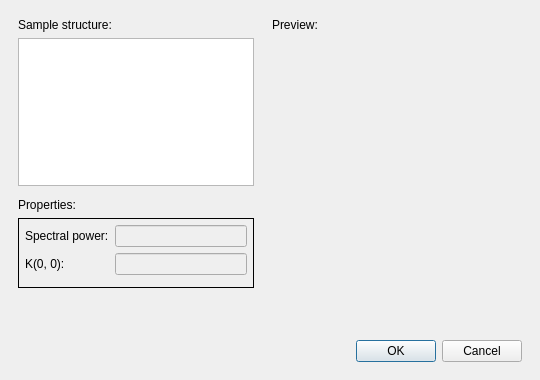
<?xml version="1.0" encoding="UTF-8"?>
<ui version="4.0">
 <class>Dialog</class>
 <widget class="QDialog" name="Dialog">
  <property name="geometry">
   <rect>
    <x>0</x>
    <y>0</y>
    <width>540</width>
    <height>380</height>
   </rect>
  </property>
  <property name="minimumSize">
   <size>
    <width>540</width>
    <height>380</height>
   </size>
  </property>
  <property name="maximumSize">
   <size>
    <width>540</width>
    <height>380</height>
   </size>
  </property>
  <property name="windowTitle">
   <string>Load Sample Structure</string>
  </property>
  <property name="modal">
   <bool>true</bool>
  </property>
  <layout class="QVBoxLayout" name="verticalLayout" stretch="1,0,0">
   <property name="spacing">
    <number>24</number>
   </property>
   <property name="leftMargin">
    <number>18</number>
   </property>
   <property name="topMargin">
    <number>18</number>
   </property>
   <property name="rightMargin">
    <number>18</number>
   </property>
   <property name="bottomMargin">
    <number>18</number>
   </property>
   <item>
    <widget class="QWidget" name="widget" native="true">
     <property name="sizePolicy">
      <sizepolicy hsizetype="Preferred" vsizetype="Maximum">
       <horstretch>0</horstretch>
       <verstretch>0</verstretch>
      </sizepolicy>
     </property>
     <layout class="QGridLayout" name="gridLayout_2">
      <property name="leftMargin">
       <number>0</number>
      </property>
      <property name="topMargin">
       <number>0</number>
      </property>
      <property name="rightMargin">
       <number>0</number>
      </property>
      <property name="bottomMargin">
       <number>0</number>
      </property>
      <item row="0" column="0">
       <layout class="QHBoxLayout" name="horizontalLayout" stretch="0,0">
        <property name="spacing">
         <number>18</number>
        </property>
        <item>
         <layout class="QVBoxLayout" name="verticalLayout_2" stretch="1,0">
          <property name="spacing">
           <number>12</number>
          </property>
          <item>
           <layout class="QVBoxLayout" name="verticalLayout_6">
            <property name="spacing">
             <number>6</number>
            </property>
            <item>
             <widget class="QLabel" name="lblType">
              <property name="text">
               <string>Sample structure:</string>
              </property>
             </widget>
            </item>
            <item>
             <widget class="QListWidget" name="listSample"/>
            </item>
           </layout>
          </item>
          <item>
           <layout class="QVBoxLayout" name="verticalLayout_5">
            <property name="spacing">
             <number>6</number>
            </property>
            <item>
             <layout class="QVBoxLayout" name="verticalLayout_4" stretch="0,0">
              <property name="spacing">
               <number>6</number>
              </property>
              <item>
               <widget class="QLabel" name="lblProperties">
                <property name="text">
                 <string>Properties:</string>
                </property>
               </widget>
              </item>
              <item>
               <widget class="QScrollArea" name="scrollArea">
                <property name="focusPolicy">
                 <enum>Qt::NoFocus</enum>
                </property>
                <property name="frameShape">
                 <enum>QFrame::Box</enum>
                </property>
                <property name="frameShadow">
                 <enum>QFrame::Plain</enum>
                </property>
                <property name="widgetResizable">
                 <bool>true</bool>
                </property>
                <widget class="QWidget" name="scrollAreaWidgetContents">
                 <property name="geometry">
                  <rect>
                   <x>0</x>
                   <y>0</y>
                   <width>224</width>
                   <height>69</height>
                  </rect>
                 </property>
                 <layout class="QGridLayout" name="gridLayout">
                  <property name="leftMargin">
                   <number>6</number>
                  </property>
                  <property name="topMargin">
                   <number>6</number>
                  </property>
                  <property name="rightMargin">
                   <number>6</number>
                  </property>
                  <property name="bottomMargin">
                   <number>6</number>
                  </property>
                  <item row="0" column="0">
                   <layout class="QFormLayout" name="frmProperties">
                    <item row="0" column="0">
                     <widget class="QLabel" name="lblSpectralPower">
                      <property name="text">
                       <string>Spectral power:</string>
                      </property>
                     </widget>
                    </item>
                    <item row="0" column="1">
                     <widget class="FreeFloatBox" name="editSpectralPower">
                      <property name="enabled">
                       <bool>false</bool>
                      </property>
                      <property name="focusPolicy">
                       <enum>Qt::NoFocus</enum>
                      </property>
                      <property name="readOnly">
                       <bool>true</bool>
                      </property>
                     </widget>
                    </item>
                    <item row="1" column="0">
                     <widget class="QLabel" name="lblKOrigin">
                      <property name="text">
                       <string>K(0, 0):</string>
                      </property>
                     </widget>
                    </item>
                    <item row="1" column="1">
                     <widget class="FreeFloatBox" name="editKOrigin">
                      <property name="enabled">
                       <bool>false</bool>
                      </property>
                      <property name="focusPolicy">
                       <enum>Qt::NoFocus</enum>
                      </property>
                      <property name="readOnly">
                       <bool>true</bool>
                      </property>
                     </widget>
                    </item>
                   </layout>
                  </item>
                 </layout>
                </widget>
               </widget>
              </item>
             </layout>
            </item>
           </layout>
          </item>
         </layout>
        </item>
        <item>
         <layout class="QVBoxLayout" name="verticalLayout_3" stretch="0,1">
          <property name="spacing">
           <number>6</number>
          </property>
          <item>
           <widget class="QLabel" name="lblPreview">
            <property name="text">
             <string>Preview:</string>
            </property>
            <property name="alignment">
             <set>Qt::AlignLeading|Qt::AlignLeft|Qt::AlignTop</set>
            </property>
           </widget>
          </item>
          <item alignment="Qt::AlignVCenter">
           <widget class="QLabel" name="imgPreview">
            <property name="minimumSize">
             <size>
              <width>250</width>
              <height>250</height>
             </size>
            </property>
            <property name="maximumSize">
             <size>
              <width>250</width>
              <height>250</height>
             </size>
            </property>
            <property name="text">
             <string/>
            </property>
            <property name="scaledContents">
             <bool>true</bool>
            </property>
           </widget>
          </item>
         </layout>
        </item>
       </layout>
      </item>
     </layout>
    </widget>
   </item>
   <item>
    <spacer name="verticalSpacer">
     <property name="orientation">
      <enum>Qt::Vertical</enum>
     </property>
     <property name="sizeType">
      <enum>QSizePolicy::Maximum</enum>
     </property>
     <property name="sizeHint" stdset="0">
      <size>
       <width>20</width>
       <height>100</height>
      </size>
     </property>
    </spacer>
   </item>
   <item>
    <widget class="QDialogButtonBox" name="buttonBox">
     <property name="orientation">
      <enum>Qt::Horizontal</enum>
     </property>
     <property name="standardButtons">
      <set>QDialogButtonBox::Cancel|QDialogButtonBox::Ok</set>
     </property>
    </widget>
   </item>
  </layout>
 </widget>
 <customwidgets>
  <customwidget>
   <class>FreeFloatBox</class>
   <extends>QLineEdit</extends>
   <header>frcpredict.ui</header>
  </customwidget>
 </customwidgets>
 <tabstops>
  <tabstop>listSample</tabstop>
  <tabstop>scrollArea</tabstop>
  <tabstop>editSpectralPower</tabstop>
  <tabstop>editKOrigin</tabstop>
 </tabstops>
 <resources/>
 <connections>
  <connection>
   <sender>buttonBox</sender>
   <signal>accepted()</signal>
   <receiver>Dialog</receiver>
   <slot>accept()</slot>
   <hints>
    <hint type="sourcelabel">
     <x>248</x>
     <y>254</y>
    </hint>
    <hint type="destinationlabel">
     <x>157</x>
     <y>274</y>
    </hint>
   </hints>
  </connection>
  <connection>
   <sender>buttonBox</sender>
   <signal>rejected()</signal>
   <receiver>Dialog</receiver>
   <slot>reject()</slot>
   <hints>
    <hint type="sourcelabel">
     <x>316</x>
     <y>260</y>
    </hint>
    <hint type="destinationlabel">
     <x>286</x>
     <y>274</y>
    </hint>
   </hints>
  </connection>
 </connections>
</ui>
